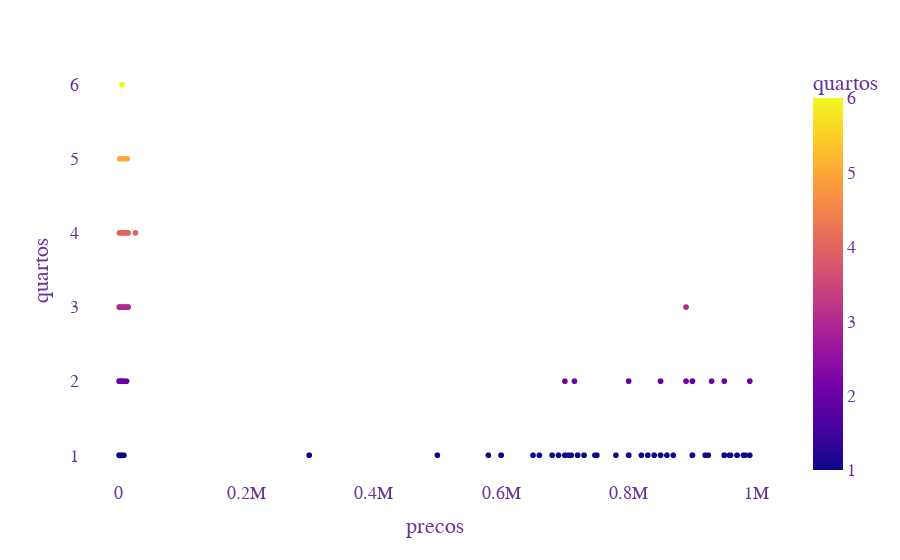

The cell this chart's notebook holds for it:
### Code cell
fig = px.scatter(a, x=a.columns[0], y=a.columns[1], color=a.columns[1])
fig.update_layout({'plot_bgcolor':'rgba(0,0,0,0)', 'paper_bgcolor':'rgba(0,0,0,0)'})
fig.update_layout(font=dict(
        family="Courier New, monospace",
        size=18,
        color="RebeccaPurple"))
fig.show()

### Figure 1 — Plotly figure (JSON) as saved in the notebook; plotly's stock layout.template omitted (floating-point values rounded to 4 significant figures; data arrays with more than 128 entries replaced by an {"elided": "..."} marker saying what was removed)
{"data": [{"hovertemplate": "precos=%{x}<br>quartos=%{marker.color}<extra></extra>", "legendgroup": "", "marker": {"color": {"elided": "1122 int values"}, "coloraxis": "coloraxis", "symbol": "circle"}, "mode": "markers", "name": "", "showlegend": false, "type": "scattergl", "x": {"elided": "1122 float values"}, "xaxis": "x", "y": {"elided": "1122 int values"}, "yaxis": "y"}], "layout": {"coloraxis": {"colorbar": {"title": {"text": "quartos"}}, "colorscale": [[0, "#0d0887"], [0.1111, "#46039f"], [0.2222, "#7201a8"], [0.3333, "#9c179e"], [0.4444, "#bd3786"], [0.5556, "#d8576b"], [0.6667, "#ed7953"], [0.7778, "#fb9f3a"], [0.8889, "#fdca26"], [1, "#f0f921"]]}, "font": {"color": "RebeccaPurple", "family": "Courier New, monospace", "size": 18}, "legend": {"tracegroupgap": 0}, "margin": {"t": 60}, "paper_bgcolor": "rgba(0,0,0,0)", "plot_bgcolor": "rgba(0,0,0,0)", "xaxis": {"anchor": "y", "domain": [0, 1], "title": {"text": "precos"}}, "yaxis": {"anchor": "x", "domain": [0, 1], "title": {"text": "quartos"}}}}
